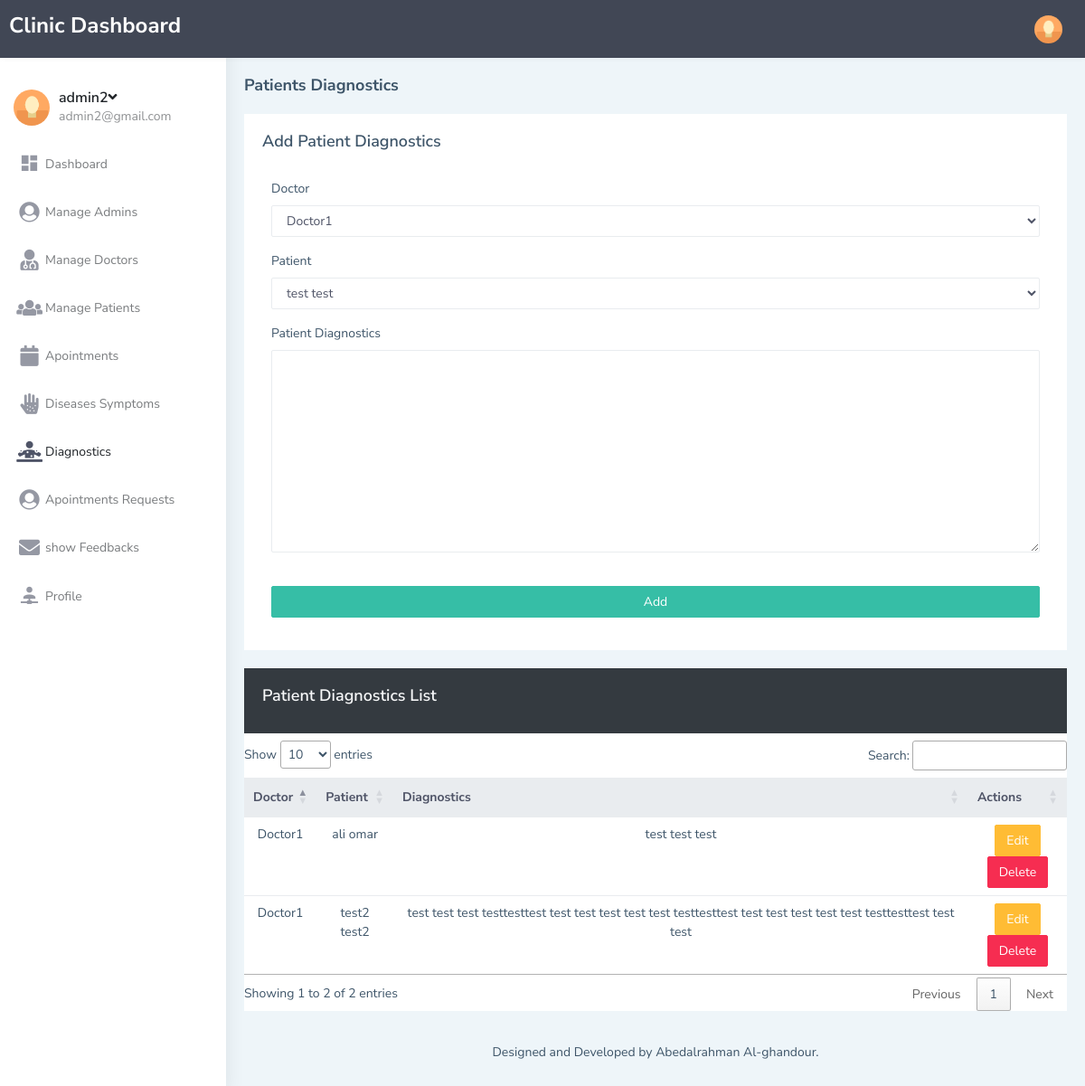
/admin/diagnostics.php (signed in), run on the app's committed database.
### tables this page shows
CREATE TABLE `diagnostics` (
  `id` int(255) NOT NULL,
  `doctor_id` int(255) DEFAULT NULL,
  `patient_id` int(255) NOT NULL,
  `diagnostics` text NOT NULL
);

CREATE TABLE `doctors` (
  `id` int(255) NOT NULL,
  `doc_name` varchar(255) NOT NULL,
  `doc_major` varchar(255) NOT NULL,
  `doc_phone` varchar(255) DEFAULT NULL,
  `working_time` varchar(255) NOT NULL
);

CREATE TABLE `patient` (
  `id` int(255) NOT NULL,
  `pat_fname` varchar(255) NOT NULL,
  `pat_lname` varchar(255) NOT NULL,
  `ssn` varchar(255) DEFAULT NULL,
  `date_of_birth` date NOT NULL,
  `pat_phone` varchar(15) NOT NULL,
  `pat_address` varchar(255) NOT NULL,
  `pat_gender` varchar(20) NOT NULL,
  `register_date` varchar(255) NOT NULL
);

### admin/diagnostics.php (the view, shortened to what this page needs)
<?php
include "includes/header.php" ;
?>
 <div class="page-wrapper">
            <div class="page-breadcrumb">
                <div class="row align-items-center">
                    <div class="col-5">
                        <h4 class="page-title">Patients Diagnostics</h4>
                    </div>
                </div>
            </div>
            <div class="container-fluid">
                <div class="row">
                    <div class="col-lg-12 col-xlg-12 col-md-12">
                        <div class="card">
                            <div class="card-body">
                                <h4 class="card-title">Add Patient Diagnostics</h4>
                                <br>
                                <form class="form-horizontal form-material" method="post">
                                    <div class="form-group">
                                        <label class="col-md-12">Doctor</label>
                                        <div class="col-md-12">
                                            <select class="form-control" name="doctor">
                                                <?php
                                                    $query2 = "SELECT * from doctors";
                                                    $res = mysqli_query($conn,$query2);
                                                    while ($row2 = mysqli_fetch_assoc($res)) {
                                                        echo '<option value="'.$row2['id'].'">'.$row2['doc_name'].'</option>';
                                                    }
                                                ?>
                                            </select>
                                        </div>
                                    </div>
                                    <div class="form-group">
                                        <label class="col-md-12">Patient</label>
                                        <div class="col-md-12">
                                            <select class="form-control" name="patient">
                                                <?php
                                                    $query2 = "SELECT * from patient";
                                                    $res = mysqli_query($conn,$query2);
                                                    while ($row2 = mysqli_fetch_assoc($res)) {
                                                        echo '<option value="'.$row2['id'].'">'.$row2['pat_fname'].' '.$row2['pat_lname'].'</option>';
                                                    }
                                                ?>
                                            </select>
                                        </div>
                                    </div>
                                    <div class="form-group">
                                        <label class="col-md-12">Patient Diagnostics</label>
                                        <div class="col-md-12">
                                            <textarea class="form-control" name="diagnostics" rows="10"></textarea>
                                        </div>
                                    </div>
                                    <br>
                                    <div class="form-group">
                                        <div class="col-sm-12">
                                            <button class="btn btn-success btn-block" name="add_diagnostic" type="submit">Add</button>
                                        </div>
                                    </div>
                                </form>
                            </div>
                        </div>
                    </div>
                    <div class="col-12">
                        <div class="card">
                            <div class="card-body bg-dark text-light">
                                <h4 class="card-title">Patient Diagnostics List</h4>
                            </div>
                            <div class="table-responsive mt-2">
                                <table class="table text-center" id="table">
                                    <thead class="thead-light">
                                        <tr>
                                            <th scope="col">Doctor</th>
                                            <th scope="col">Patient</th>
                                            <th scope="col" style="width: 600px;">Diagnostics</th>
                                            <th scope="col">Actions</th>
                                        </tr>
                                    </thead>
                                    <tbody>
                                    <?php
                                    $query2 = "SELECT diagnostics.* , doctors.doc_name , patient.pat_fname , patient.pat_lname from diagnostics INNER JOIN doctors ON diagnostics.doctor_id = doctors.id
                                    INNER JOIN patient ON diagnostics.patient_id = patient.id order by id DESC";
                                    $exec = mysqli_query($conn , $query2);
                                    $diaSet = Array();
                                    while($diagnostics = mysqli_fetch_assoc($exec)){
                                        $diaSet [] = $diagnostics;
                                    }
                                    foreach ($diaSet as $dia) {
                                        echo " <tr>
                                            <td scope='row'>".$dia['doc_name']."</td>
                                            <td scope='row'>".$dia['pat_fname'].' '.$dia['pat_lname']."</td>
                                            <td scope='row'>".$dia['diagnostics']."</td>
                                            <td scope='row'>
                                                <a href='edit_diagnostics.php?dia_id=".$dia['id']."' class='btn btn-warning'>Edit</a>
                                                <a href='delete_diagnostics.php?dia_id=".$dia['id']."' class='btn btn-danger'>Delete</a>
                                            </td>
                                        </tr>";
                                    }
                                    ?>
                                    </tbody>
                                </table>
                            </div>
                        </div>
                    </div>
                </div>
<?php include "includes/footer.php" ?>

### admin/includes/header.php (shortened to what this page needs)
<?php
$conn=mysqli_connect("localhost","root","root")
      or die("Could Not Connect");
if(!isset($_SESSION['admin_id'])){
    header('location:login.php');
}else{
    $admin_id = $_SESSION['admin_id'];
    $q = "SELECT * from admin where id ='$admin_id' ";
    $res = mysqli_query($conn , $q);
    $row = mysqli_fetch_assoc($res);
}
?>
<!DOCTYPE html>
<html dir="ltr" lang="en">
<head>
    <link href="assets/libs/chartist/dist/chartist.min.css" rel="stylesheet">
    <link href="dist/css/style.min.css" rel="stylesheet">
  <link rel="stylesheet" type="text/css" href="https://cdn.datatables.net/1.10.22/css/jquery.dataTables.css">
</head>
<body>
    <div id="main-wrapper" data-layout="vertical" data-navbarbg="skin5" data-sidebartype="full"
        data-sidebar-position="absolute" data-header-position="absolute" data-boxed-layout="full">
        <header class="topbar" data-navbarbg="skin5">
            <nav class="navbar top-navbar navbar-expand-md navbar-dark">
                <div class="navbar-header" data-logobg="skin5">
                    <a class="navbar-brand" href="index.html">
                        <span class="logo-text">
                            <h3>Clinic Dashboard</h3>
                        </span>
                    </a>
                </div>
                <div class="navbar-collapse collapse" id="navbarSupportedContent" data-navbarbg="skin5">
                    <ul class="navbar-nav float-right">
                        <li class="nav-item dropdown">
                            <a class="nav-link dropdown-toggle text-muted waves-effect waves-dark pro-pic" href=""
                                data-toggle="dropdown" aria-haspopup="true" aria-expanded="false"><img
                                    src="assets/images/users/1.jpg" alt="user" class="rounded-circle"
                                    width="31"></a>
                        </li>
                    </ul>
                </div>
            </nav>
        </header>
        <aside class="left-sidebar" data-sidebarbg="skin6">
            <div class="scroll-sidebar">
                <nav class="sidebar-nav">
                    <ul id="sidebarnav">
                        <li>
                            <div class="user-profile d-flex no-block dropdown m-t-20">
                                <div class="user-pic"><img src="assets/images/users/1.jpg" alt="users"
                                        class="rounded-circle" width="40" /></div>
                                <div class="user-content hide-menu m-l-10">
                                    <a href="javascript:void(0)" class="" id="Userdd" role="button"
                                        data-toggle="dropdown" aria-haspopup="true" aria-expanded="false">
                                        <h5 class="m-b-0 user-name font-medium"><?php echo $row['admin_name']; ?><i
                                                class="fa fa-angle-down"></i></h5>
                                        <span class="op-5 user-email"><?php echo $row['admin_email']; ?></span>
                                    </a>
                                </div>
                            </div>
                        </li>
                        <li class="sidebar-item"> <a class="sidebar-link waves-effect waves-dark sidebar-link"
                                href="index.php" aria-expanded="false"><i class="mdi mdi-view-dashboard"></i><span
                                    class="hide-menu">Dashboard</span></a></li>
                        <li class="sidebar-item">
                            <a class="sidebar-link waves-effect waves-dark sidebar-link" href="manage_admins.php" aria-expanded="false">
                                <i class="fa fa-user-circle"></i>
                                <span class="hide-menu">Manage Admins</span>
                        </a></li>
                        <li class="sidebar-item">
                            <a class="sidebar-link waves-effect waves-dark sidebar-link" href="manage_doctors.php" aria-expanded="false">
                                <i class="fa fa-user-md"></i>
                                <span class="hide-menu">Manage Doctors</span>
                        </a></li>
                        <li class="sidebar-item">
                            <a class="sidebar-link waves-effect waves-dark sidebar-link" href="manage_patients.php" aria-expanded="false">
                                <i class="fa fa-users"></i>
                                <span class="hide-menu">Manage Patients</span>
                        </a></li>
                        <li class="sidebar-item">
                            <a class="sidebar-link waves-effect waves-dark sidebar-link" href="apointments.php" aria-expanded="false">
                                <i class="fa fa-calendar"></i>
                                <span class="hide-menu">Apointments</span>
                        </a></li>
                        <li class="sidebar-item">
                            <a class="sidebar-link waves-effect waves-dark sidebar-link" href="diseases_symptoms.php" aria-expanded="false">
                                <i class="fa fa-allergies"></i>
                                <span class="hide-menu">Diseases Symptoms</span>
                        </a></li>
                        <li class="sidebar-item">
                            <a class="sidebar-link waves-effect waves-dark sidebar-link" href="diagnostics.php" aria-expanded="false">
                                <i class="fas fa-diagnoses"></i>
                                <span class="hide-menu"> Diagnostics</span>
                        </a></li>
                        <li class="sidebar-item"> <a class="sidebar-link waves-effect waves-dark sidebar-link"
                    href="apointments_requests.php" aria-expanded="false"><i
                        class="fa fa-user-circle"></i><span class="hide-menu">Apointments Requests
                        </span></a></li>
                        <li class="sidebar-item"> <a class="sidebar-link waves-effect waves-dark sidebar-link"
                    href="show_feedbacks.php" aria-expanded="false"><i
                        class="fa fa-envelope"></i><span class="hide-menu">show Feedbacks
                        </span></a></li>
                        <li class="sidebar-item"> <a class="sidebar-link waves-effect waves-dark sidebar-link"
                    href="profile.php" aria-expanded="false"><i
                        class="mdi mdi-account-network"></i><span class="hide-menu">Profile
                        </span></a></li>
                    </ul>
                </nav>
            </div>
        </aside>

### data on the page
diagnostics: doctor.doc_name "Doctor1", patient.pat_fname "ali", patient.pat_lname "omar", diagnostics "test test test"
diagnostics: doctor.doc_name "Doctor1", patient.pat_fname "test2", patient.pat_lname "test2", diagnostics "test test test testtesttest test test test test test testtesttest test test test test test testtesttest test test"

### other printed values
$row['admin_name'] "admin2"
$row['admin_email'] "admin2@gmail.com"
form field doctor "Doctor1"
form field patient "test test"
